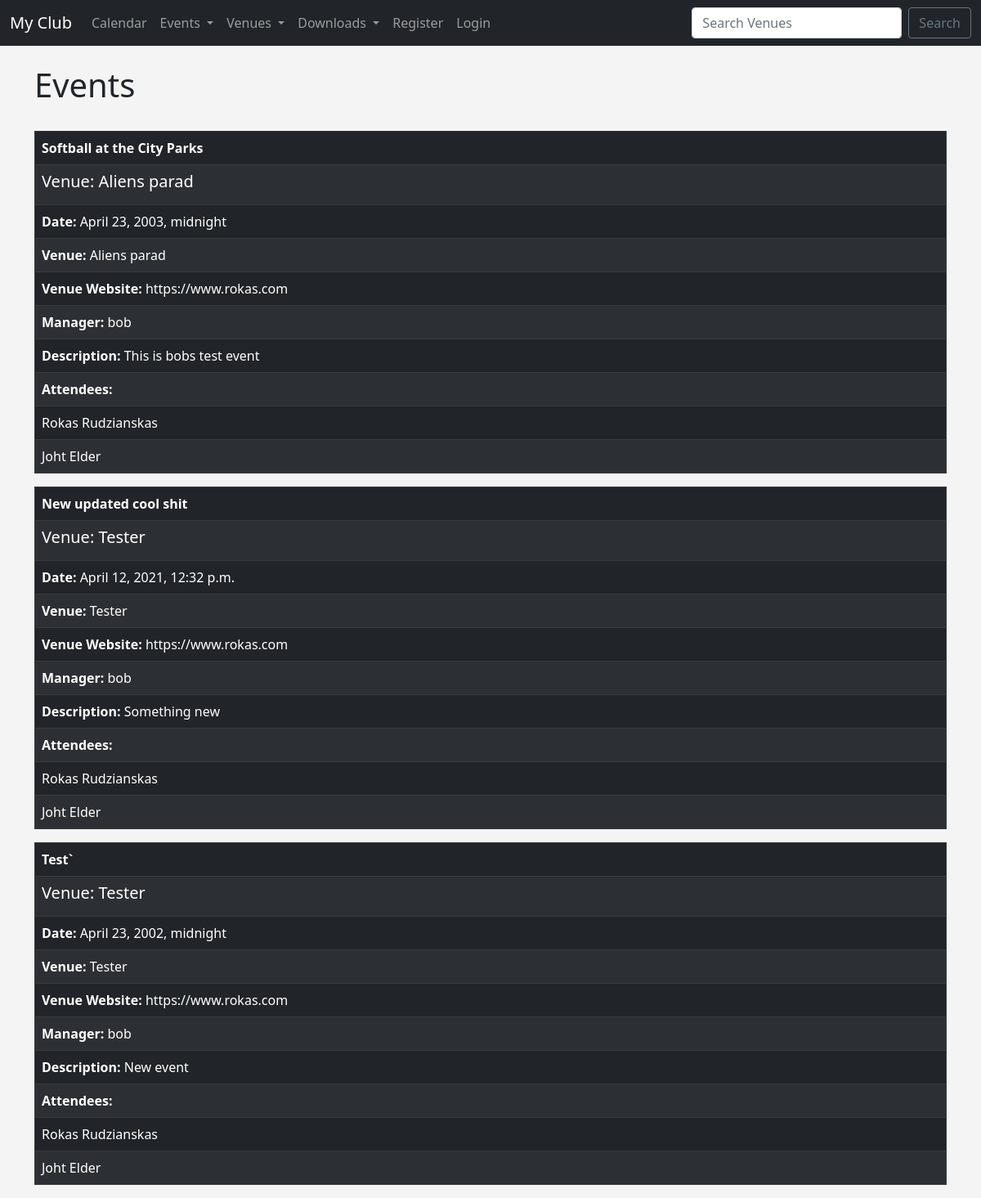
Screenshot of /events/ with the database file from the repository.
### events/models.py (models this page shows)
class Event(models.Model):
    name = models.CharField('Event Name', max_length=120)
    event_date = models.DateTimeField('Event Date')
    venue = models.ForeignKey(Venue, blank=True, null=True, on_delete=models.CASCADE)
    manager = models.ForeignKey(User, blank=True, null=True, on_delete=models.SET_NULL)
    description = models.TextField(blank=True)
    attendees = models.ManyToManyField(MyClubUser, blank=True)
    def __str__(self):
        return self.name

class Venue(models.Model):
    name = models.CharField('Venue name', max_length=120)
    address = models.CharField(max_length=300)
    zip_code = models.CharField("Zip Code", max_length=15)
    phone = models.CharField('Contact Phone', max_length=25, blank=True)
    web = models.URLField('Website Address', blank=True)
    email_address = models.EmailField('Email Address', blank=True)
    owner = models.IntegerField('Venue Owner', blank=False, default=1)
    def __str__(self):
        return self.name

class MyClubUser(models.Model):
    first_name = models.CharField(max_length=30)
    last_name = models.CharField(max_length=30)
    email = models.EmailField('User Email Address')
    def __str__(self):
        return self.first_name + " " + self.last_name

### events/views.py (the view)
# urls.py: path('events/', views.all_events, name="list-events"),
def all_events(request):
    event_list = Event.objects.all().order_by('?')
    return render(request, 'events/event_list.html', {
        'event_list': event_list,
    })

### events/templates/events/event_list.html (shortened to what this page needs)
{% extends 'events/base.html' %}
{% block content %}
    <h1>Events</h1><br>
    {% for event in event_list %}
 <table class="table table-striped table-bordered table-dark table-hover">
    <thead>
        <tr>
            <td style="font-weight: bold; color: #fff">{{event}} </td>
        </tr>
    </thead>
     <tbody>
     <tr>
         <td><h5 class="card-title">Venue: {{ event.venue }}</h5></td>
     </tr>
                <tr><td><strong>Date: </strong> {{ event.event_date }}<br></td></tr>
                <tr><td><strong>Venue: </strong> {{ event.venue }} <br></td></tr>
                <tr><td><strong>Venue Website: </strong> {{ event.venue.web }}<br></td></tr>
                <tr><td><strong>Manager: </strong> {{ event.manager }}<br></td></tr>
                <tr><td><strong>Description: </strong> {{ event.description }}<br></td></tr>
            <tr><td>
                <strong>Attendees: </strong><br>
            </td></tr>
                        {% for user in event.attendees.all %}
                            <tr>
                                <td>
                                     {{ user }}<br>
                                </td>
                            </tr>
                        {% endfor %}
     </tbody>
 </table>
    {% endfor %}
{% endblock %}

### events/templates/events/base.html (style rules this page uses)
body { background-color: #f4f4f4; }

### rows the page displays
Event: name "Softball at the City Parks", venue "Aliens parad", event_date "April 23, 2003, midnight", venue.web "https://www.rokas.com", manager "bob", description "This is bobs test event"
MyClubUser: first_name+last_name "Rokas Rudzianskas"
MyClubUser: first_name+last_name "Joht Elder"
Event: name "New updated cool shit", venue "Tester", event_date "April 12, 2021, 12:32 p.m.", venue.web "https://www.rokas.com", manager "bob", description "Something new"
Event: name "Test`", venue "Tester", event_date "April 23, 2002, midnight", venue.web "https://www.rokas.com", manager "bob", description "New event"
